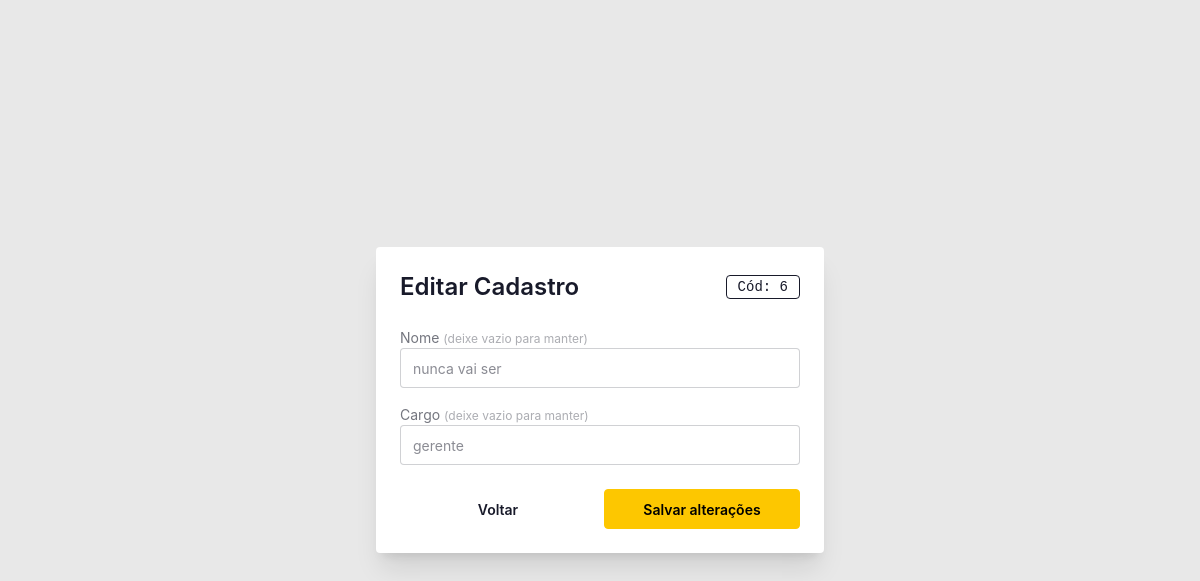
The app's page /editar/6 (signed in) with its own data.
### tables this page shows
CREATE TABLE pessoas(pid INTEGER PRIMARY KEY AUTOINCREMENT, nome TEXT NOT NULL, cargo TEXT NOT NULL);

### app.py (the view, shortened to what this page needs)
@app.route("/editar/<int:pid>", methods=["GET","POST"])
@login_obrigatorio
def editar(pid):
    pessoa = banco.buscar_por_id(pid)
    if pessoa is None:
        return redirect(url_for("index"))
    erro = None
    return render_template("editar.html", pessoa=pessoa, erro=erro)

### app.py (called while the page is built)
def login_obrigatorio(f):
    @wraps(f)
    def funcao_decorada(*args, **kwargs):
        if "usuario_id" not in session:
            return redirect(url_for("login"))
        return f(*args, **kwargs)
    return funcao_decorada

### banco.py (called while the page is built)
def conectar():
    db = sqlite3.connect(NOME_BANCO)
    db.row_factory = sqlite3.Row
    return db

def buscar_por_id(pid):
    with conectar() as db:
        return db.execute("SELECT pid, nome, cargo FROM pessoas WHERE pid = ?", (pid,)).fetchone()

### templates/editar.html (shortened to what this page needs)
<!DOCTYPE html>
<html lang="pt-br" data-theme="corporate">
<head>
    <link href="{{ url_for('static', filename='daisyui.css') }}" rel="stylesheet" type="text/css" />
    <link href="{{ url_for('static', filename='themes.css') }}" rel="stylesheet" type="text/css" />
    <script src="{{ url_for('static', filename='tailwindcss.js') }}"></script>
</head>
<body class="min-h-screen bg-base-200 flex items-center justify-center p-4">
    <div class="card w-full max-w-md bg-base-100 shadow-xl">
        <div class="card-body">
            <div class="flex justify-between items-center mb-4">
                <h1 class="card-title text-2xl">Editar Cadastro</h1>
                <span class="badge badge-outline font-mono">Cód: {{ pessoa['pid'] }}</span>
            </div>
            <form method="POST" class="space-y-4">
                <div>
                    <label class="label">
                        <span class="label-text">Nome <span class="text-xs opacity-60">(deixe vazio para manter)</span></span>
                    </label>
                    <input type="text" name="nome" placeholder="{{ pessoa['nome'] }}" class="input input-bordered w-full">
                </div>
                <div>
                    <label class="label">
                        <span class="label-text">Cargo <span class="text-xs opacity-60">(deixe vazio para manter)</span></span>
                    </label>
                    <input type="text" name="cargo" placeholder="{{ pessoa['cargo'] }}" class="input input-bordered w-full">
                </div>
                <div class="flex gap-2 pt-2">
                    <a href="{{ url_for('index') }}" class="btn btn-ghost flex-1">Voltar</a>
                    <button type="submit" class="btn btn-warning flex-1">Salvar alterações</button>
                </div>
            </form>
        </div>
    </div>
</body>
</html>

### static/themes.css (style rules this page uses)
:root,:root:has(input.theme-controller[value=light]:checked),[data-theme=light] { color-scheme:light;--color-base-100:oklch(100% 0 0);--color-base-200:oklch(98% 0 0);--color-base-300:oklch(95% 0 0);--color-base-content:oklch(21% .006 285.885);--color-primary:oklch(45% .24 277.023);--color-primary-content:oklch(93% .034 272.788);--color-secondary:oklch(65% .241 354.308);--color-secondary-content:oklch(94% .028 342.258);--color-accent:oklch(77% .152 181.912);--color-accent-content:oklch(38% .063 188.416);--color-neutral:oklch(14% .005 285.823);--color-neutral-content:oklch(92% .004 286.32);--color-info:oklch(74% .16 232.661);--color-info-content:oklch(29% .066 243.157);--color-success:oklch(76% .177 163.223);--color-success-content:oklch(37% .077 168.94);--color-warning:oklch(82% .189 84.429);--color-warning-content:oklch(41% .112 45.904);--color-error:oklch(71% .194 13.428);--color-error-content:oklch(27% .105 12.094);--radius-selector:.5rem;--radius-field:.25rem;--radius-box:.5rem;--size-selector:.25rem;--size-field:.25rem;--border:1px;--depth:1;--noise:0 }
:root:has(input.theme-controller[value=corporate]:checked),[data-theme=corporate] { color-scheme:light;--color-base-100:oklch(100% 0 0);--color-base-200:oklch(93% 0 0);--color-base-300:oklch(86% 0 0);--color-base-content:oklch(22.389% .031 278.072);--color-primary:oklch(58% .158 241.966);--color-primary-content:oklch(100% 0 0);--color-secondary:oklch(55% .046 257.417);--color-secondary-content:oklch(100% 0 0);--color-accent:oklch(60% .118 184.704);--color-accent-content:oklch(100% 0 0);--color-neutral:oklch(0% 0 0);--color-neutral-content:oklch(100% 0 0);--color-info:oklch(60% .126 221.723);--color-info-content:oklch(100% 0 0);--color-success:oklch(62% .194 149.214);--color-success-content:oklch(100% 0 0);--color-warning:oklch(85% .199 91.936);--color-warning-content:oklch(0% 0 0);--color-error:oklch(70% .191 22.216);--color-error-content:oklch(0% 0 0);--radius-selector:.25rem;--radius-field:.25rem;--radius-box:.25rem;--size-selector:.25rem;--size-field:.25rem;--border:1px;--depth:0;--noise:0 }

### records on screen
pessoas: pid "6", nome "nunca vai ser", cargo "gerente"
